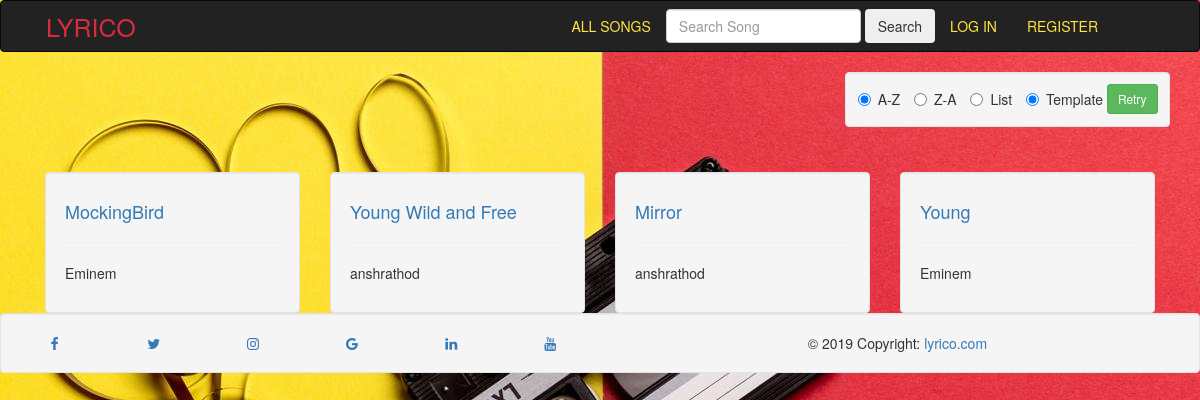
The app's page /songs/, older data.
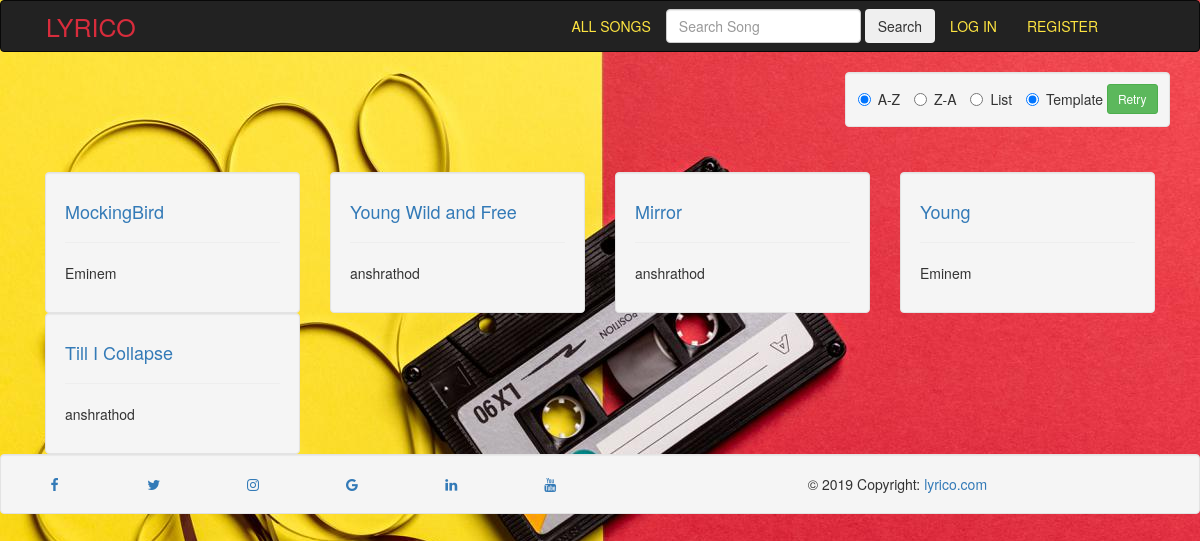
The same page, newer data.
### songs/models.py (models this page shows, shortened)
class Song(models.Model):
    title = models.CharField(max_length=100)
    lyrics = models.TextField()
    composer = models.CharField(max_length=100)
    featuring = models.TextField(blank=True)
    album = models.CharField(max_length=100)
    img = models.ImageField(upload_to='cover_pic/')
    link =  models.CharField(max_length=1000)  # embed link
    ytlink = models.CharField(max_length=1000 ,default='')
    genre = models.CharField(max_length=100,blank=True)
    audio = models.FileField(upload_to='audio/',default='')

### songs/views.py (the view, shortened to what this page needs)
# urls.py: path('songs/',sviews.box , name='songs-allsongs',),
def box(request):
	songs = Song.objects.all()
	searchterm=''
	songz = zip(songs,range(len(songs)+1)[1:])
	context = {'searchterm': searchterm,'songs':songz}
	return render(request, 'songs/boxlistview.html', context)

### songs/templates/songs/boxlistview.html (shortened to what this page needs)
{% extends "songs/base.html" %}
{% block body %}
	<div class="well" style="padding: 1% ;float: right;">
		<form method="POST">
		    <label class="radio-inline">
		      <input type="radio" name="optradio" id="az" checked>A-Z
		    </label>
		    <label class="radio-inline">
		      <input type="radio" name="optradio" id="za">Z-A
		    </label>
		    <label class="radio-inline">
		      <input type="radio" name="list" id="list">List
		    </label>
		    <label class="radio-inline">
		      <input type="radio" name="list" id="template" checked>Template
		    </label>
			<button type="submit" class="btn btn-success btn-sm">Retry</button>
		</form>
	</div>
	<br><br><br><br><br>
	{% for song,range in songs %}
	<div class="col-md-3 col-sm-3 col-xs-3 col-lg-3">
		<div class="well">
					<h4 style="height: auto;"><a href="{% url 'songs-details' song.id %}">{{ song.title }}</a></h4><hr>
						<p class="mr-2">{{ song.composer }}</p>
		</div>
	</div>
	{% empty %}
	<div class="alert alert-danger">
		<strong><h3>NO SUCH SONG EXIST!</h3></strong>
		<p>None of our songs contain <strong>{{ searchterm }}</strong>.</p>
	</div>
	{% endfor %}
{% endblock %}
{% block footer %}
<footer class="foooter" >
        <div class="well">
            <div class="row">
                <div class="col-md-1 col-sm-1 col-xs-1 col-lg-1">
                  <a href="#" class="fa fa-facebook"></a>
                </div>
                <div class="col-md-1 col-sm-1 col-xs-1 col-lg-1">
                  <a href="#" class="fa fa-twitter"></a>
                </div>
                <div class="col-md-1 col-sm-1 col-xs-1 col-lg-1">
                  <a href="#" class="fa fa-instagram"></a>
                </div>
                <div class="col-md-1 col-sm-1 col-xs-1 col-lg-1">
                    <a href="#" class="fa fa-google"></a>
                </div>
                <div class="col-md-1 col-sm-1 col-xs-1 col-lg-1">
                    <a href="#" class="fa fa-linkedin"></a>
                </div>
                <div class="col-md-1 col-sm-1 col-xs-1 col-lg-1">
                    <a href="#" class="fa fa-youtube"></a>
                </div>
              <div class="col-md-6 col-sm-6 col-xs-6 col-lg-6 text-center">
                © 2019 Copyright:
                <a href="">lyrico.com</a>
              </div>
            </div>
        </div>
</footer>
{% endblock %}

Row changes from the older to the newer data that the page shows:
added Song: title "Till I Collapse", composer "anshrathod"
